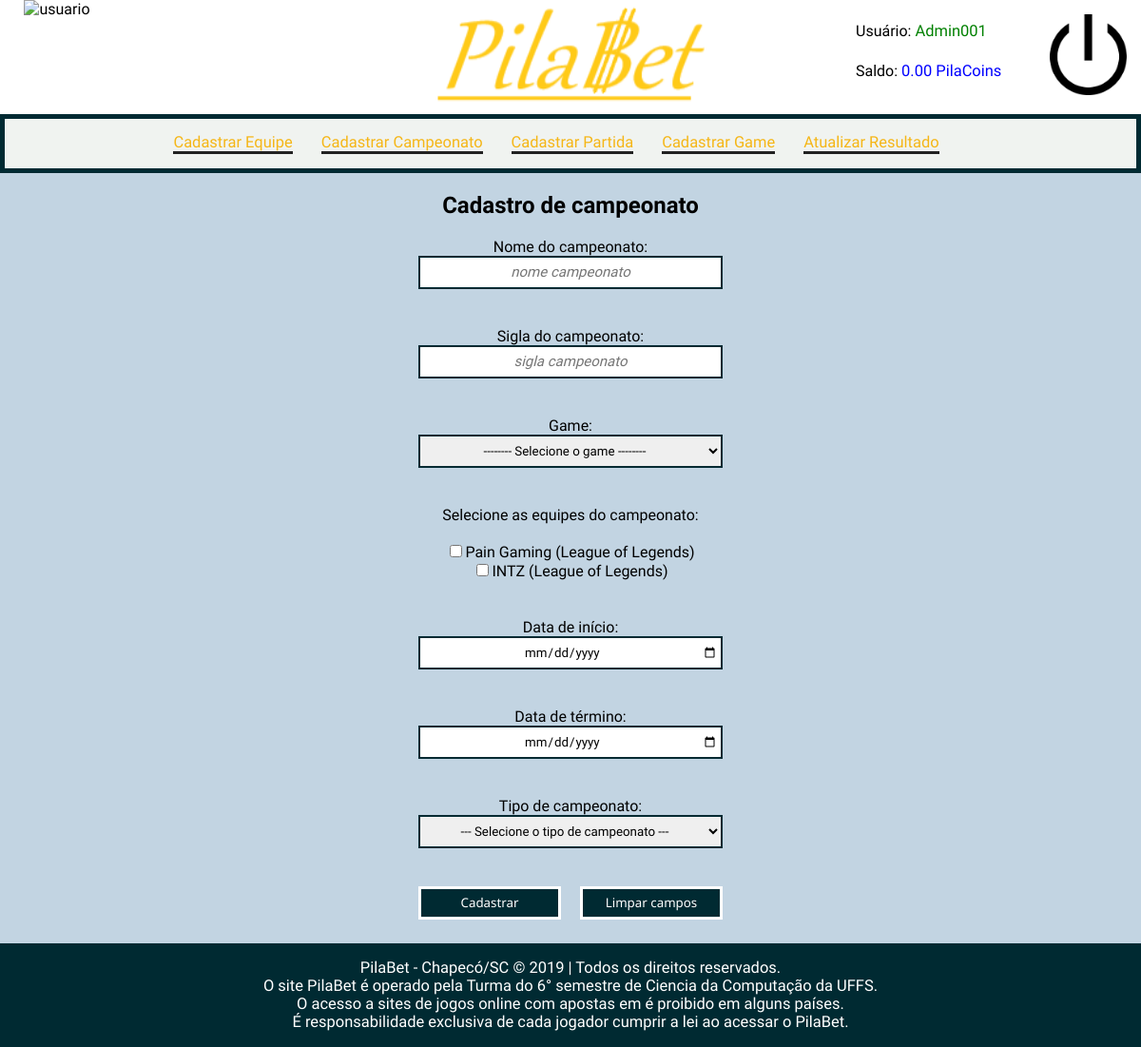
Page /cadastro_campeonato.php (signed in) on the committed database.
### tables this page shows
CREATE TABLE equipes (
    id_equipe INTEGER auto_increment,
    nome varchar(100) not null,
    id_game INTEGER not null,
    sigla varchar(3) not null,
	constraint equipes primary key(id_equipe),
    constraint fk_equipes_games foreign key (id_game) references games(id_game)
);

CREATE TABLE games (
    id_game INTEGER auto_increment,
    nome varchar(100) not null,
	constraint games primary key(id_game)
);

### cadastro_campeonato.php (the view, shortened to what this page needs)
<?php
include "includes/header.php";
include "includes/adm.php";
$erros = array();
?>
<main>
	<div class="col-10">
		<?php
		if(!(isset($_POST['cadastrar'])) || (isset($erros) && count($erros))){
		?>
		<form action="cadastro_campeonato.php" method="post" id="form-contato">
			<div class="cadastro_campeonato">
				<h2 id="id_cadastro_campeonato">Cadastro de campeonato</h2>
				<div class="form-item">
					<label for="nome" class="label-alinhado">Nome do campeonato:</label>
					<input type="text" id="nome" name="nome" size="50" placeholder="nome campeonato"value="<?=isset($nome) ? $nome : '';?>">
					<span class="msg-erro" id="msg-nome_camp"><?=@$erros['nome'];?></span>
				</div>
				<div class="form-item">
					<label for="sigla" class="label-alinhado">Sigla do campeonato:</label>
					<input type="text" id="sigla" name="sigla" size="50" max="3" placeholder="sigla campeonato"value="<?=isset($sigla) ? $sigla : '';?>">
					<span class="msg-erro" id="msg-sigla"><?=@$erros['sigla'];?></span>
				</div>
				<div class="form-item">
					<label for="game" class="label-alinhado">Game:<br>
					<select name="game">
						<option value="">-------- Selecione o game --------</option>
					</select>
					</label>
					<span class="msg-erro" id="msg-game"><?=@$erros['tipo_game'];?></span>
				</div>
				<div class="form-item">
					<label for='equipe' class="label-alinhado_except">Selecione as equipes do campeonato:<br></label>
					<?php
						$statement = $conexao->prepare("select id_equipe, id_game, nome from equipes");
						$statement->execute();
						$assoc = $statement->get_result();
						while ($res = $assoc->fetch_assoc()){
							$statement = $conexao->prepare("select nome from games where id_game = ?");
							$statement->bind_param("i", $res['id_game']);
							$statement->execute();
							$res2 = $statement->get_result();
							$res2 = $res2->fetch_assoc();
							echo '<br><input type="checkbox" name="equipe[]" value="'.$res['id_equipe'].'"><label>'.$res['nome'].'</label> ('.$res2['nome'].')';
						}
						?>
					<br>
					<span class="msg-erro" id="msg-equipe"><?=@$erros['equipe'];?></span>
				</div>
				<div class="form-item">
					<label for="data_inicio" class="label-alinhado">Data de início:</label>
					<input type="date" id="data_inicio" name="data_inicio" value="<?=isset($data_inicio) ? $data_inicio : '';?>">
					<span class="msg-erro" id="msg-data_inicio"><?=@$erros['data_inicio'];?></span>
				</div>
				<div class="form-item">
					<label for="data_termino" class="label-alinhado">Data de término:</label>
					<input type="date" id="data_termino" name="data_termino" value="<?=isset($data_termino) ? $data_termino : '';?>">
					<span class="msg-erro" id="msg-data_termino"><?=@$erros['data_termino'];?></span>
				</div>
				<div class="form-item">
					<label for="tipo_camp" class="label-alinhado">Tipo de campeonato:<br></label>
					<select name="tipo_camp">
							<option value="">--- Selecione o tipo de campeonato ---</option>
					</select>
					<span class="msg-erro" id="msg-tipo_camp"><?=@$erros['tipo_camp'];?></span>
				</div>
				<div class="botao">
					<div class="form-item">
						<input type="submit" id="botao" value="Cadastrar" name="cadastrar">
					</div>
				</div>
				<div class="botao1">
					<div class="form-item">
						<input type="reset" value="Limpar campos" name="resetar">
					</div>
				</div>
			</div>
		</form>
		<?php
		}else{
			echo "<p>Campeonato <strong>cadastrado</strong> com sucesso! <a href='adm.php'>Clique para voltar a tela de administrador</a></p>";
		}
		?>
	</div>
</main>
<?php
include "includes/footer.php";
?>

### css/header.css (style rules this page uses)
* { box-sizing: border-box; font-family: 'Scada', sans-serif; }
body { padding: 0; margin: 0; }
.footer, .usuario-class, .logo-class, .login-class, .col-10, .botao, .botao1, .index, .asides_pfinalizadas, .asides_maisapost, .sections { float: left; }
.footer, .col-10, .botao, .index { clear: left; }
.col-10 { background-color: #c2d4e2; width: 100%; color: black; clear: left; width: 100%; display: flex; text-align: center; justify-content: center; }
.col-10 ::placeholder { font-style: italic; font-size: 15px; }
.form-item { text-align: center; }
.form-item input { text-align: center; }
.msg-erro { font-family: 'Scada', sans-serif; color: red; font-size: 0.8em; font-weight: bold; font-style: italic; text-align: center; width: 100%; height: 20px; display: block; margin-bottom: 20px; }
.label-alinhado { display: block; text-align: center; }
input, option, select { text-align-last: center; border: 2px solid #002a32; padding: 3px; color: black; height: 35px; width: 320px; font-family: 'Scada', sans-serif; }
input[type="submit"], input[type="reset"] { background-color: #002a32; color: white; padding: 3px 20px; border: 3px solid white; height: 35px; width: 150px; font-family: 'Noto Sans', sans-serif; }
.botao, .botao1 { width: 50%; display: flex; margin-bottom: 25px; }
.botao1 { padding-left: 10px; }
input[type="checkbox"] { width: initial; height: initial; }

### rows in the picture
equipes: nome "Pain Gaming", id_game.nome "League of Legends"
equipes: nome "INTZ", id_game.nome "League of Legends"

### other values in the picture
$_SESSION["nome"] "Admin001"
$_SESSION["saldo"] "0.00"
